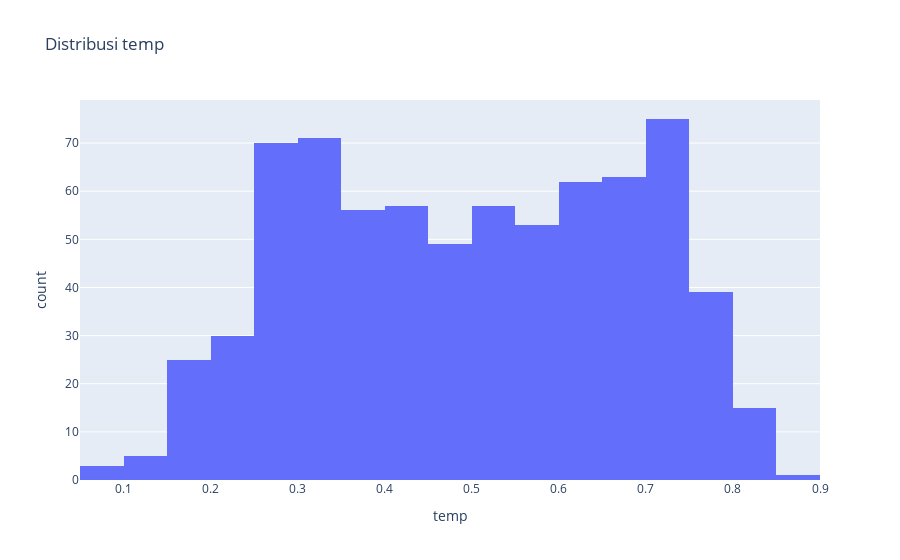
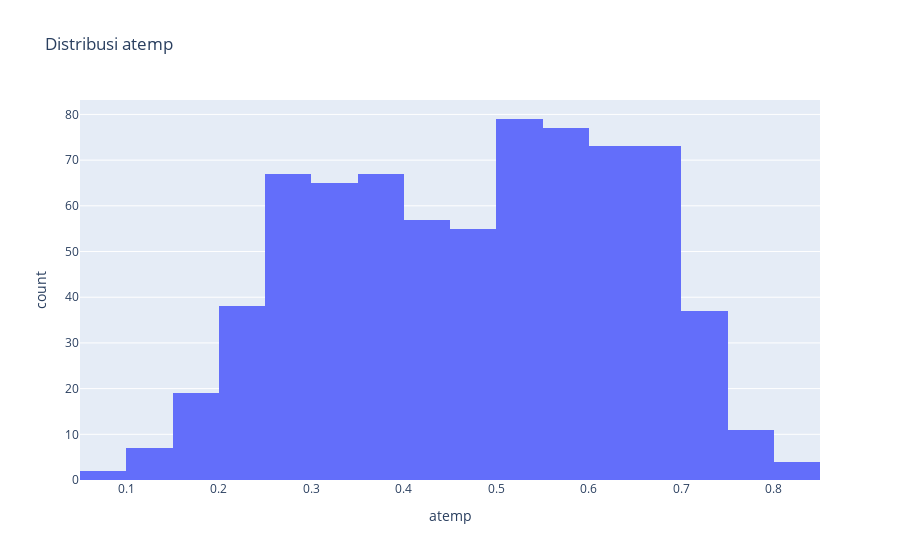
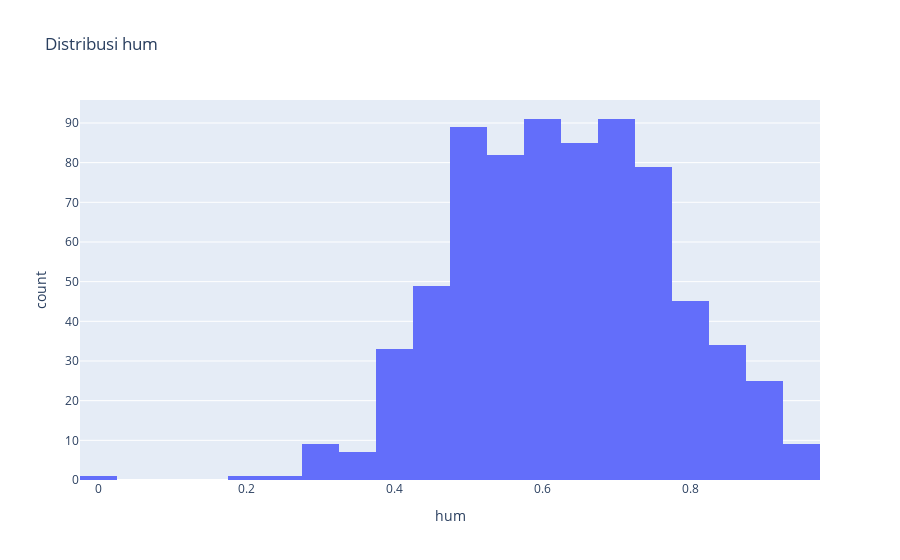
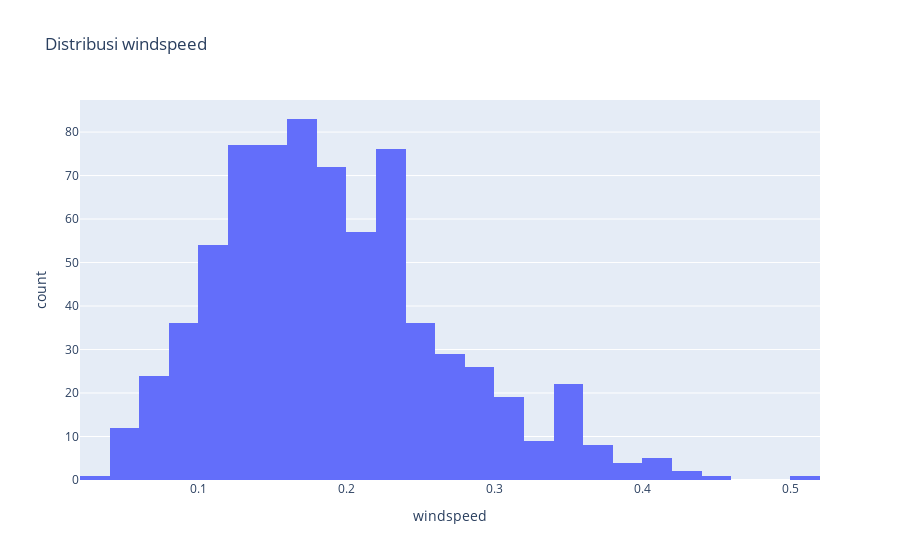

Write notebook code for charts like these, in order.
### Code cell
# distribusi variable numeric
numeric_cols = ['temp', 'atemp', 'hum', 'windspeed', 'casual', 'registered', 'cnt']
for col in numeric_cols:
    fig = px.histogram(df_day, x=col, title=f'Distribusi {col}')
    fig.show()

### Figure 1 — Plotly figure (JSON) as saved in the notebook; plotly's stock layout.template omitted (floating-point values rounded to 4 significant figures; data arrays with more than 128 entries replaced by an {"elided": "..."} marker saying what was removed)
{"data": [{"alignmentgroup": "True", "bingroup": "x", "hovertemplate": "temp=%{x}<br>count=%{y}<extra></extra>", "legendgroup": "", "marker": {"color": "#636efa", "pattern": {"shape": ""}}, "name": "", "offsetgroup": "", "orientation": "v", "showlegend": false, "type": "histogram", "x": {"elided": "731 float values"}, "xaxis": "x", "yaxis": "y"}], "layout": {"barmode": "relative", "legend": {"tracegroupgap": 0}, "title": {"text": "Distribusi temp"}, "xaxis": {"anchor": "y", "domain": [0, 1], "title": {"text": "temp"}}, "yaxis": {"anchor": "x", "domain": [0, 1], "title": {"text": "count"}}}}

### Figure 2 — Plotly figure (JSON) as saved in the notebook; plotly's stock layout.template omitted (floating-point values rounded to 4 significant figures; data arrays with more than 128 entries replaced by an {"elided": "..."} marker saying what was removed)
{"data": [{"alignmentgroup": "True", "bingroup": "x", "hovertemplate": "atemp=%{x}<br>count=%{y}<extra></extra>", "legendgroup": "", "marker": {"color": "#636efa", "pattern": {"shape": ""}}, "name": "", "offsetgroup": "", "orientation": "v", "showlegend": false, "type": "histogram", "x": {"elided": "731 float values"}, "xaxis": "x", "yaxis": "y"}], "layout": {"barmode": "relative", "legend": {"tracegroupgap": 0}, "title": {"text": "Distribusi atemp"}, "xaxis": {"anchor": "y", "domain": [0, 1], "title": {"text": "atemp"}}, "yaxis": {"anchor": "x", "domain": [0, 1], "title": {"text": "count"}}}}

### Figure 3 — Plotly figure (JSON) as saved in the notebook; plotly's stock layout.template omitted (floating-point values rounded to 4 significant figures; data arrays with more than 128 entries replaced by an {"elided": "..."} marker saying what was removed)
{"data": [{"alignmentgroup": "True", "bingroup": "x", "hovertemplate": "hum=%{x}<br>count=%{y}<extra></extra>", "legendgroup": "", "marker": {"color": "#636efa", "pattern": {"shape": ""}}, "name": "", "offsetgroup": "", "orientation": "v", "showlegend": false, "type": "histogram", "x": {"elided": "731 float values"}, "xaxis": "x", "yaxis": "y"}], "layout": {"barmode": "relative", "legend": {"tracegroupgap": 0}, "title": {"text": "Distribusi hum"}, "xaxis": {"anchor": "y", "domain": [0, 1], "title": {"text": "hum"}}, "yaxis": {"anchor": "x", "domain": [0, 1], "title": {"text": "count"}}}}

### Figure 4 — Plotly figure (JSON) as saved in the notebook; plotly's stock layout.template omitted (floating-point values rounded to 4 significant figures; data arrays with more than 128 entries replaced by an {"elided": "..."} marker saying what was removed)
{"data": [{"alignmentgroup": "True", "bingroup": "x", "hovertemplate": "windspeed=%{x}<br>count=%{y}<extra></extra>", "legendgroup": "", "marker": {"color": "#636efa", "pattern": {"shape": ""}}, "name": "", "offsetgroup": "", "orientation": "v", "showlegend": false, "type": "histogram", "x": {"elided": "731 float values"}, "xaxis": "x", "yaxis": "y"}], "layout": {"barmode": "relative", "legend": {"tracegroupgap": 0}, "title": {"text": "Distribusi windspeed"}, "xaxis": {"anchor": "y", "domain": [0, 1], "title": {"text": "windspeed"}}, "yaxis": {"anchor": "x", "domain": [0, 1], "title": {"text": "count"}}}}
